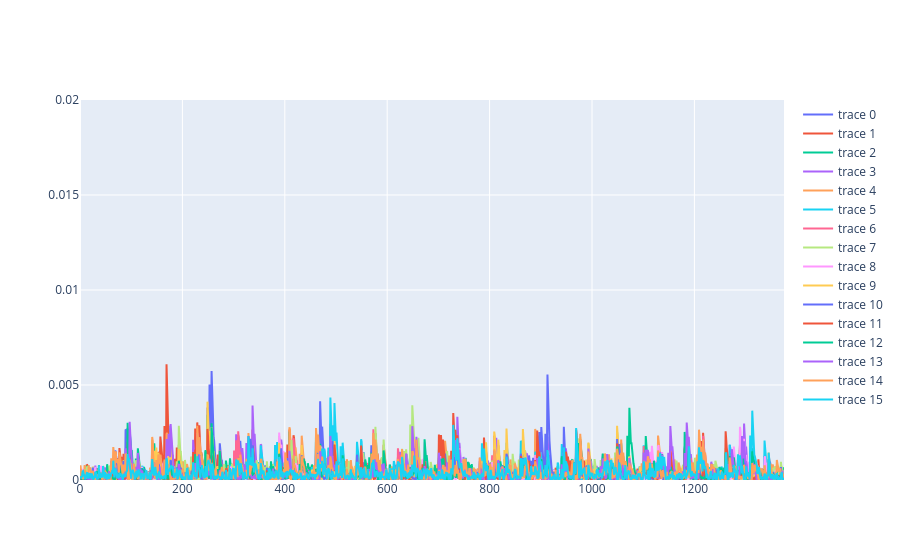

The notebook cell this image was saved under:
### Code cell
# Guess all key bytes are 0xff

# Plot the differences looking at the SBOX output
fig = pgo.Figure()
for index in range(16):
    mean1, mean2 = partition_and_average(
        data,
        lambda trace: msb(sbox[trace["input"][index] ^ 0xff]),
    )
    fig.add_trace(pgo.Scatter(y=np.abs(mean1 - mean2)))
fig.update_layout(yaxis_range=[0, 0.02])
fig.show()

# => No peaks!

### Figure 1 — Plotly figure (JSON) as saved in the notebook; plotly's stock layout.template omitted (floating-point values rounded to 4 significant figures; data arrays with more than 128 entries replaced by an {"elided": "..."} marker saying what was removed)
{"data": [{"type": "scatter", "y": {"elided": "1376 float values"}}, {"type": "scatter", "y": {"elided": "1376 float values"}}, {"type": "scatter", "y": {"elided": "1376 float values"}}, {"type": "scatter", "y": {"elided": "1376 float values"}}, {"type": "scatter", "y": {"elided": "1376 float values"}}, {"type": "scatter", "y": {"elided": "1376 float values"}}, {"type": "scatter", "y": {"elided": "1376 float values"}}, {"type": "scatter", "y": {"elided": "1376 float values"}}, {"type": "scatter", "y": {"elided": "1376 float values"}}, {"type": "scatter", "y": {"elided": "1376 float values"}}, {"type": "scatter", "y": {"elided": "1376 float values"}}, {"type": "scatter", "y": {"elided": "1376 float values"}}, {"type": "scatter", "y": {"elided": "1376 float values"}}, {"type": "scatter", "y": {"elided": "1376 float values"}}, {"type": "scatter", "y": {"elided": "1376 float values"}}, {"type": "scatter", "y": {"elided": "1376 float values"}}], "layout": {"yaxis": {"range": [0, 0.02]}}}
